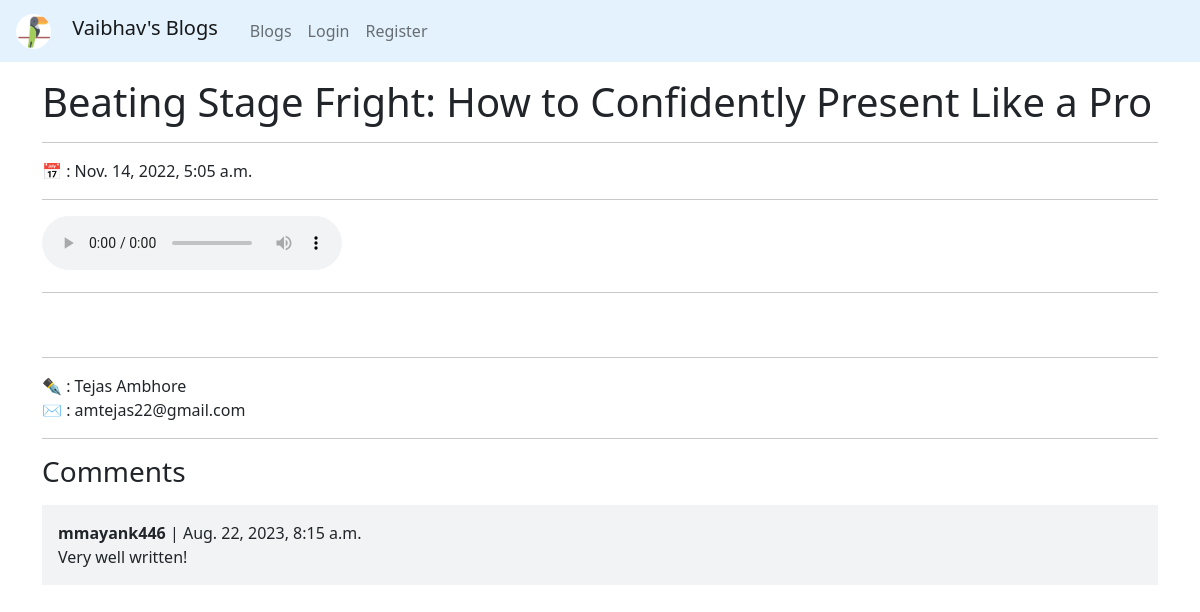
Screenshot of /blogs/getblog/8/ with the database file from the repository.
### Blogs/models.py (models this page shows, shortened)
class Blog(models.Model):
    title = models.TextField(null=True, blank=True)
    content = tinymce_models.HTMLField(null=True, blank=True)
    author = models.ForeignKey(User, null=True, blank=True, on_delete=models.SET_NULL)
    audio = models.FileField(upload_to='media/audio/', null=True, blank=True)
    summary = models.TextField(blank=True, null=True)
    date = models.DateTimeField(auto_now_add=True, null=True, blank=True)

class Comment(models.Model):
    content = models.TextField(null=True, blank=True)
    author = models.ForeignKey(User, null=True, blank=True, on_delete=models.CASCADE)
    blog = models.ForeignKey(Blog, null=True, blank=True, on_delete=models.CASCADE)
    reply = models.TextField(null=True, blank=True)
    date = models.DateTimeField(auto_now_add=True, null=True, blank=True)

### Blogs/views.py (the view, shortened to what this page needs)
# urls.py: path('getblog/<int:pk>/', getBlog, name='get_blog'),
def getBlog(request, pk):
    try:
        context = {}
        blog = Blog.objects.get(id=pk)
        comments = Comment.objects.filter(blog=blog.id).order_by('-date')
        form = CommentCreationForm()
        context['blog'] = blog
        context['comments'] = comments
        context['comment_form'] = form
        return render(request, 'Blogs/blog.html', context)
    except Exception as e:
        context = {'error':str(e)}
        return render(request, 'error.html', context)

### templates/Blogs/blog.html (shortened to what this page needs)
{% extends 'base.html' %}
{% block content %}
{% load crispy_forms_tags %}
<div class="container my-3">
    <h1 class="h1 text-dark">{{blog.title}}</h1>
    <hr>
    <div>📅 : {{blog.date}}</div>
    <hr>
    <div>
        <audio src="{{ MEDIA_URL }}{{ blog.audio }}" controls></audio>
    </div>
    <hr>
    <div class="py-3">
    </div>
    <hr>
    <div>✒ : {{blog.author.first_name}} {{blog.author.last_name}}</div>
    <div>✉ : {{blog.author.email}}</div>
    <hr>
    <div class="d-flex flex-column comments-section">
        <h3 class="h3 text-dark">Comments</h3>
        {% for comment in comments %}
        <div class="p-3 my-2" style="background: #f1f3f4;">
            <div><b>{{ comment.author.username }}</b> | {{ comment.date }}</div>
            <div>
                {{ comment.content }}
            </div>
        </div>
        {% endfor %}
    </div>
</div>
{% endblock %}

### rows the page displays
Blog: title "Beating Stage Fright: How to Confidently Present Like a Pro", date "Nov. 14, 2022, 5:05 a.m.", author.first_name "Tejas", author.last_name "Ambhore", author.email "amtejas22@gmail.com"
Comment: author.username "mmayank446", date "Aug. 22, 2023, 8:15 a.m.", content "Very well written!"
